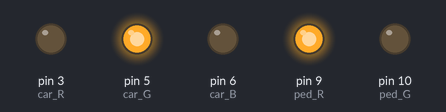
The sketch below on a simulated Arduino Uno, built with avr-gcc and run on an emulated ATmega328P. Parts: output pins drawn as LEDs (lit = HIGH).

Above: at 0.05 s.
At 5.05 s:
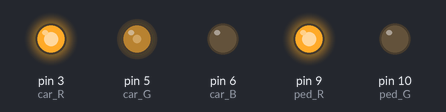
At 8.0 s:
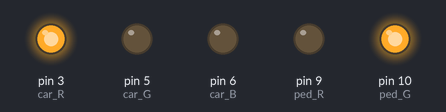
At 12.35 s:
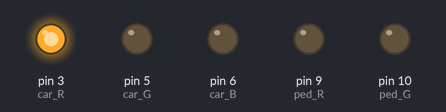
At 15.95 s:
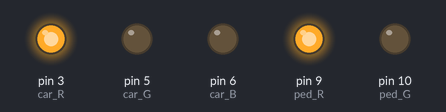
Timing chart, 0 to 18.4 s (numbered marks = the images above):
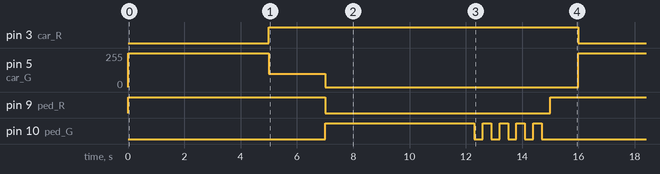

Measured:
- by itself, pin 3 (car_R): alternates HIGH for 11.0 s and LOW for 5.0 s
- by itself, pin 5 (car_G): repeats every 16.0 s: 100/255 2.0 s, 0/255 9.0 s, 255/255 5.0 s
- by itself, pin 9 (ped_R): alternates HIGH for 8.0 s and LOW for 8.0 s
- by itself, pin 10 (ped_G): goes HIGH 5.3 s, 4 × (LOW 0.30 s, HIGH 0.30 s), LOW 8.3 s, HIGH 5.3 s, 4 × (LOW 0.30 s, HIGH 0.30 s), LOW 8.3 s, then HIGH

The sketch:

blinker.ino
```cpp
// 차량용 LED 핀
const int car_R = 3;
const int car_G = 5;
const int car_B = 6;

// 보행자용 LED 핀
const int ped_R = 9;
const int ped_G = 10;

void setup() {
  pinMode(car_R, OUTPUT); pinMode(car_G, OUTPUT); pinMode(car_B, OUTPUT);
  pinMode(ped_R, OUTPUT); pinMode(ped_G, OUTPUT);
}

void loop() {
  // --- 1단계: 차량 주행 (차량: 초록 / 보행자: 빨강) ---
  setCarColor(0, 255, 0); // 초록
  setPedColor(255, 0);   // 빨강
  delay(5000);           // 5초 유지

  // --- 2단계: 차량 정지 준비 (차량: 노랑 / 보행자: 빨강) ---
  setCarColor(255, 100, 0); // 노란색 (R+G 조합)
  setPedColor(255, 0);      // 빨강
  delay(2000);              // 2초 유지

  // --- 3단계: 보행자 횡단 (차량: 빨강 / 보행자: 초록) ---
  setCarColor(255, 0, 0); // 빨강
  setPedColor(0, 255);   // 초록
  delay(5000);           // 5초 유지

  // --- 4단계: 보행자 경고 (차량: 빨강 / 보행자: 초록 깜빡임) ---
  for(int i=0; i<5; i++) {
    setPedColor(0, 255); // 초록 켬
    delay(300);
    setPedColor(0, 0);   // 끔
    delay(300);
  }

  // --- 5단계: 전체 정지 (차량: 빨강 / 보행자: 빨강) ---
  setCarColor(255, 0, 0);
  setPedColor(255, 0);
  delay(1000);           // 안전을 위한 1초 버퍼
}

// 차량용 RGB 제어 함수
void setCarColor(int r, int g, int b) {
  analogWrite(car_R, r);
  analogWrite(car_G, g);
  analogWrite(car_B, b);
}

// 보행자용 RGB 제어 함수 (Blue는 생략)
void setPedColor(int r, int g) {
  analogWrite(ped_R, r);
  analogWrite(ped_G, g);
}
```
